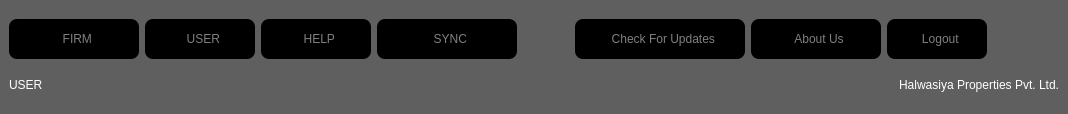
        <widget class="QFrame" name="frame_10">
         <property name="minimumSize">
          <size>
           <width>900</width>
           <height>90</height>
          </size>
         </property>
         <property name="maximumSize">
          <size>
           <width>16777215</width>
           <height>130</height>
          </size>
         </property>
         <property name="sizeIncrement">
          <size>
           <width>200</width>
           <height>0</height>
          </size>
         </property>
         <property name="styleSheet">
          <string notr="true">QFrame{border-radius:8px;
	background-color: rgb(95, 95, 95);
margin-top:10px;
padding:0px;


}
</string>
         </property>
         <property name="frameShape">
          <enum>QFrame::StyledPanel</enum>
         </property>
         <property name="frameShadow">
          <enum>QFrame::Raised</enum>
         </property>
         <layout class="QGridLayout" name="gridLayout_3">
          <property name="leftMargin">
           <number>9</number>
          </property>
          <property name="topMargin">
           <number>9</number>
          </property>
          <property name="rightMargin">
           <number>9</number>
          </property>
          <property name="bottomMargin">
           <number>9</number>
          </property>
          <item row="0" column="8" colspan="2">
           <widget class="QPushButton" name="pushButton_57">
            <property name="minimumSize">
             <size>
              <width>130</width>
              <height>40</height>
             </size>
            </property>
            <property name="styleSheet">
             <string notr="true">
QPushButton:hover{
	background-color: rgb(255, 0, 127);
	color: rgb(255, 255, 255);
}
QPushButton{
padding-left:20px;
padding-right:20px;
padding-top:5px;
padding-bottom:5px;
	background-color: black;
font: 9pt &quot;Arial Rounded MT Bold&quot;;
color:grey;
border-radius:8px;
}</string>
            </property>
            <property name="text">
             <string>  About Us</string>
            </property>
            <property name="flat">
             <bool>false</bool>
            </property>
           </widget>
          </item>
          <item row="0" column="12">
           <widget class="QPushButton" name="pushButton_6">
            <property name="minimumSize">
             <size>
              <width>30</width>
              <height>30</height>
             </size>
            </property>
            <property name="maximumSize">
             <size>
              <width>20</width>
              <height>16777215</height>
             </size>
            </property>
            <property name="styleSheet">
             <string notr="true">

QPushButton:hover{

	color: rgb(255, 255, 255);
}
QPushButton{

font: 87 14pt &quot;Arial Black&quot;;

color: rgb(255, 255, 255);
border-radius:0px;


}</string>
            </property>
            <property name="text">
             <string/>
            </property>
            <property name="icon">
             <iconset>
              <normaloff>../contra_new/Icons/closeicon.png</normaloff>../contra_new/Icons/closeicon.png</iconset>
            </property>
            <property name="iconSize">
             <size>
              <width>36</width>
              <height>36</height>
             </size>
            </property>
           </widget>
          </item>
          <item row="0" column="10">
           <widget class="QPushButton" name="pushButton_32">
            <property name="sizePolicy">
             <sizepolicy hsizetype="Preferred" vsizetype="Preferred">
              <horstretch>0</horstretch>
              <verstretch>0</verstretch>
             </sizepolicy>
            </property>
            <property name="minimumSize">
             <size>
              <width>100</width>
              <height>40</height>
             </size>
            </property>
            <property name="maximumSize">
             <size>
              <width>160</width>
              <height>16777215</height>
             </size>
            </property>
            <property name="styleSheet">
             <string notr="true">
QPushButton:hover{
	background-color: rgb(255, 0, 127);
	color: rgb(255, 255, 255);
}
QPushButton{
padding-left:20px;
padding-right:20px;
padding-top:5px;
padding-bottom:5px;
	background-color: black;
font: 9pt &quot;Arial Rounded MT Bold&quot;;
color:grey;
border-radius:8px;
}</string>
            </property>
            <property name="text">
             <string>  Logout</string>
            </property>
            <property name="flat">
             <bool>false</bool>
            </property>
           </widget>
          </item>
          <item row="0" column="3">
           <widget class="QPushButton" name="pushButton_58">
            <property name="sizePolicy">
             <sizepolicy hsizetype="Minimum" vsizetype="Fixed">
              <horstretch>0</horstretch>
              <verstretch>0</verstretch>
             </sizepolicy>
            </property>
            <property name="minimumSize">
             <size>
              <width>140</width>
              <height>40</height>
             </size>
            </property>
            <property name="styleSheet">
             <string notr="true">
QPushButton:hover{
	background-color: rgb(255, 0, 127);
	color: rgb(255, 255, 255);
}
QPushButton{
padding-left:20px;
padding-right:20px;
padding-top:5px;
padding-bottom:5px;
	background-color: black;
font: 9pt &quot;Arial Rounded MT Bold&quot;;
color:grey;
border-radius:8px;
}</string>
            </property>
            <property name="text">
             <string>  SYNC</string>
            </property>
            <property name="flat">
             <bool>false</bool>
            </property>
           </widget>
          </item>
          <item row="0" column="0">
           <widget class="QPushButton" name="pushButton_53">
            <property name="minimumSize">
             <size>
              <width>130</width>
              <height>40</height>
             </size>
            </property>
            <property name="styleSheet">
             <string notr="true">
QPushButton:hover{
	background-color: rgb(255, 0, 127);
	color: rgb(255, 255, 255);
}
QPushButton{
padding-left:20px;
padding-right:20px;
padding-top:5px;
padding-bottom:5px;
	background-color: black;
font: 9pt &quot;Arial Rounded MT Bold&quot;;
color:grey;
border-radius:8px;
}</string>
            </property>
            <property name="text">
             <string>  FIRM</string>
            </property>
            <property name="iconSize">
             <size>
              <width>24</width>
              <height>24</height>
             </size>
            </property>
            <property name="flat">
             <bool>false</bool>
            </property>
           </widget>
          </item>
          <item row="0" column="1">
           <widget class="QPushButton" name="pushButton_54">
            <property name="sizePolicy">
             <sizepolicy hsizetype="Minimum" vsizetype="Fixed">
              <horstretch>0</horstretch>
              <verstretch>2</verstretch>
             </sizepolicy>
            </property>
            <property name="minimumSize">
             <size>
              <width>110</width>
              <height>40</height>
             </size>
            </property>
            <property name="styleSheet">
             <string notr="true">
QPushButton:hover{
	background-color: rgb(255, 0, 127);
	color: rgb(255, 255, 255);
}
QPushButton{
padding-left:20px;
padding-right:20px;
padding-top:5px;
padding-bottom:5px;
	background-color: black;
font: 9pt &quot;Arial Rounded MT Bold&quot;;
color:grey;
border-radius:8px;
}</string>
            </property>
            <property name="text">
             <string>  USER</string>
            </property>
            <property name="flat">
             <bool>false</bool>
            </property>
           </widget>
          </item>
          <item row="0" column="2">
           <widget class="QPushButton" name="pushButton_55">
            <property name="sizePolicy">
             <sizepolicy hsizetype="Minimum" vsizetype="Fixed">
              <horstretch>0</horstretch>
              <verstretch>2</verstretch>
             </sizepolicy>
            </property>
            <property name="minimumSize">
             <size>
              <width>110</width>
              <height>40</height>
             </size>
            </property>
            <property name="styleSheet">
             <string notr="true">
QPushButton:hover{
	background-color: rgb(255, 0, 127);
	color: rgb(255, 255, 255);
}
QPushButton{
padding-left:20px;
padding-right:20px;
padding-top:5px;
padding-bottom:5px;
	background-color: black;
font: 9pt &quot;Arial Rounded MT Bold&quot;;
color:grey;
border-radius:8px;
}</string>
            </property>
            <property name="text">
             <string>  HELP</string>
            </property>
            <property name="flat">
             <bool>false</bool>
            </property>
           </widget>
          </item>
          <item row="0" column="11" alignment="Qt::AlignRight|Qt::AlignVCenter">
           <widget class="QPushButton" name="pushButton_8">
            <property name="minimumSize">
             <size>
              <width>30</width>
              <height>30</height>
             </size>
            </property>
            <property name="maximumSize">
             <size>
              <width>20</width>
              <height>16777215</height>
             </size>
            </property>
            <property name="styleSheet">
             <string notr="true">

QPushButton:hover{

	color: rgb(255, 255, 255);
}
QPushButton{

font: 87 14pt &quot;Arial Black&quot;;

color: rgb(255, 255, 255);
border-radius:0px;


}</string>
            </property>
            <property name="text">
             <string/>
            </property>
            <property name="icon">
             <iconset>
              <normaloff>../contra_new/Icons/minimizeicon.png</normaloff>../contra_new/Icons/minimizeicon.png</iconset>
            </property>
            <property name="iconSize">
             <size>
              <width>42</width>
              <height>42</height>
             </size>
            </property>
           </widget>
          </item>
          <item row="0" column="6" colspan="2">
           <widget class="QPushButton" name="pushButton_59">
            <property name="minimumSize">
             <size>
              <width>170</width>
              <height>40</height>
             </size>
            </property>
            <property name="styleSheet">
             <string notr="true">
QPushButton:hover{
	background-color: rgb(255, 0, 127);
	color: rgb(255, 255, 255);
}
QPushButton{
padding-left:20px;
padding-right:20px;
padding-top:5px;
padding-bottom:5px;
	background-color: black;
font: 9pt &quot;Arial Rounded MT Bold&quot;;
color:grey;
border-radius:8px;
}</string>
            </property>
            <property name="text">
             <string>  Check For Updates</string>
            </property>
            <property name="flat">
             <bool>false</bool>
            </property>
           </widget>
          </item>
          <item row="0" column="5">
           <spacer name="horizontalSpacer">
            <property name="orientation">
             <enum>Qt::Horizontal</enum>
            </property>
            <property name="sizeHint" stdset="0">
             <size>
              <width>40</width>
              <height>20</height>
             </size>
            </property>
           </spacer>
          </item>
          <item row="1" column="0" colspan="3">
           <widget class="QLabel" name="label_2">
            <property name="sizePolicy">
             <sizepolicy hsizetype="Expanding" vsizetype="Preferred">
              <horstretch>0</horstretch>
              <verstretch>0</verstretch>
             </sizepolicy>
            </property>
            <property name="minimumSize">
             <size>
              <width>0</width>
              <height>40</height>
             </size>
            </property>
            <property name="styleSheet">
             <string notr="true">border:none;
color: rgb(255, 255, 255);
font: 87 14pt &quot;Arial Black&quot;;
margin:0px;</string>
            </property>
            <property name="text">
             <string>USER</string>
            </property>
           </widget>
          </item>
          <item row="1" column="3" colspan="10">
           <widget class="QPushButton" name="pushButton">
            <property name="sizePolicy">
             <sizepolicy hsizetype="Preferred" vsizetype="Preferred">
              <horstretch>0</horstretch>
              <verstretch>0</verstretch>
             </sizepolicy>
            </property>
            <property name="minimumSize">
             <size>
              <width>0</width>
              <height>40</height>
             </size>
            </property>
            <property name="styleSheet">
             <string notr="true">font: 87 16pt &quot;Arial Black&quot;;
border:none;
color: rgb(255, 255, 255);

TEXT-ALIGN:RIGHT;</string>
            </property>
            <property name="text">
             <string>Halwasiya Properties Pvt. Ltd.</string>
            </property>
            <property name="flat">
             <bool>false</bool>
            </property>
           </widget>
          </item>
         </layout>
         <zorder>pushButton_6</zorder>
         <zorder>pushButton_57</zorder>
         <zorder>pushButton_59</zorder>
         <zorder>pushButton_53</zorder>
         <zorder>pushButton_54</zorder>
         <zorder>pushButton_55</zorder>
         <zorder>pushButton_58</zorder>
         <zorder>pushButton</zorder>
         <zorder>label_2</zorder>
         <zorder>pushButton_8</zorder>
         <zorder>pushButton_32</zorder>
         <zorder>horizontalSpacer</zorder>
        </widget>
